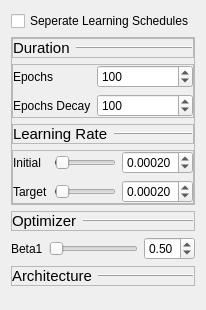
               <widget class="QWidget" name="scrollAreaWidgetContents_6">
                <property name="geometry">
                 <rect>
                  <x>0</x>
                  <y>0</y>
                  <width>191</width>
                  <height>310</height>
                 </rect>
                </property>
                <layout class="QVBoxLayout" name="verticalLayout_36">
                 <item>
                  <widget class="QCheckBox" name="separate_lr_schedules">
                   <property name="text">
                    <string>Seperate Learning Schedules</string>
                   </property>
                  </widget>
                 </item>
                 <item>
                  <widget class="QFrame" name="disc_schedule_box">
                   <property name="frameShape">
                    <enum>QFrame::StyledPanel</enum>
                   </property>
                   <property name="frameShadow">
                    <enum>QFrame::Raised</enum>
                   </property>
                   <layout class="QVBoxLayout" name="verticalLayout_38">
                    <property name="leftMargin">
                     <number>0</number>
                    </property>
                    <property name="topMargin">
                     <number>0</number>
                    </property>
                    <property name="rightMargin">
                     <number>0</number>
                    </property>
                    <property name="bottomMargin">
                     <number>0</number>
                    </property>
                    <item>
                     <widget class="QFrame" name="frame_42">
                      <property name="frameShape">
                       <enum>QFrame::StyledPanel</enum>
                      </property>
                      <property name="frameShadow">
                       <enum>QFrame::Raised</enum>
                      </property>
                      <layout class="QHBoxLayout" name="horizontalLayout_42">
                       <property name="leftMargin">
                        <number>0</number>
                       </property>
                       <property name="topMargin">
                        <number>0</number>
                       </property>
                       <property name="rightMargin">
                        <number>0</number>
                       </property>
                       <property name="bottomMargin">
                        <number>0</number>
                       </property>
                       <item>
                        <widget class="QLabel" name="label_61">
                         <property name="sizePolicy">
                          <sizepolicy hsizetype="Maximum" vsizetype="Preferred">
                           <horstretch>0</horstretch>
                           <verstretch>0</verstretch>
                          </sizepolicy>
                         </property>
                         <property name="font">
                          <font>
                           <pointsize>11</pointsize>
                          </font>
                         </property>
                         <property name="frameShape">
                          <enum>QFrame::NoFrame</enum>
                         </property>
                         <property name="frameShadow">
                          <enum>QFrame::Raised</enum>
                         </property>
                         <property name="text">
                          <string>Duration</string>
                         </property>
                        </widget>
                       </item>
                       <item>
                        <widget class="Line" name="line_15">
                         <property name="frameShadow">
                          <enum>QFrame::Raised</enum>
                         </property>
                         <property name="orientation">
                          <enum>Qt::Horizontal</enum>
                         </property>
                        </widget>
                       </item>
                      </layout>
                     </widget>
                    </item>
                    <item>
                     <widget class="QFrame" name="frame_21">
                      <property name="sizePolicy">
                       <sizepolicy hsizetype="Preferred" vsizetype="Maximum">
                        <horstretch>0</horstretch>
                        <verstretch>0</verstretch>
                       </sizepolicy>
                      </property>
                      <property name="frameShape">
                       <enum>QFrame::StyledPanel</enum>
                      </property>
                      <property name="frameShadow">
                       <enum>QFrame::Raised</enum>
                      </property>
                      <layout class="QFormLayout" name="formLayout_11">
                       <property name="leftMargin">
                        <number>0</number>
                       </property>
                       <property name="topMargin">
                        <number>0</number>
                       </property>
                       <property name="rightMargin">
                        <number>0</number>
                       </property>
                       <property name="bottomMargin">
                        <number>0</number>
                       </property>
                       <item row="0" column="0">
                        <widget class="QLabel" name="label_34">
                         <property name="text">
                          <string>Epochs</string>
                         </property>
                        </widget>
                       </item>
                       <item row="0" column="1">
                        <widget class="QSpinBox" name="disc_epochs">
                         <property name="minimum">
                          <number>1</number>
                         </property>
                         <property name="maximum">
                          <number>999999</number>
                         </property>
                         <property name="value">
                          <number>100</number>
                         </property>
                        </widget>
                       </item>
                       <item row="1" column="0">
                        <widget class="QLabel" name="label_35">
                         <property name="text">
                          <string>Epochs Decay</string>
                         </property>
                        </widget>
                       </item>
                       <item row="1" column="1">
                        <widget class="QSpinBox" name="disc_epochs_decay">
                         <property name="minimum">
                          <number>1</number>
                         </property>
                         <property name="maximum">
                          <number>999999</number>
                         </property>
                         <property name="value">
                          <number>100</number>
                         </property>
                        </widget>
                       </item>
                      </layout>
                     </widget>
                    </item>
                    <item>
                     <widget class="QFrame" name="frame_43">
                      <property name="frameShape">
                       <enum>QFrame::StyledPanel</enum>
                      </property>
                      <property name="frameShadow">
                       <enum>QFrame::Raised</enum>
                      </property>
                      <layout class="QHBoxLayout" name="horizontalLayout_43">
                       <property name="leftMargin">
                        <number>0</number>
                       </property>
                       <property name="topMargin">
                        <number>0</number>
                       </property>
                       <property name="rightMargin">
                        <number>0</number>
                       </property>
                       <property name="bottomMargin">
                        <number>0</number>
                       </property>
                       <item>
                        <widget class="QLabel" name="label_62">
                         <property name="sizePolicy">
                          <sizepolicy hsizetype="Maximum" vsizetype="Preferred">
                           <horstretch>0</horstretch>
                           <verstretch>0</verstretch>
                          </sizepolicy>
                         </property>
                         <property name="font">
                          <font>
                           <pointsize>11</pointsize>
                          </font>
                         </property>
                         <property name="frameShape">
                          <enum>QFrame::NoFrame</enum>
                         </property>
                         <property name="frameShadow">
                          <enum>QFrame::Raised</enum>
                         </property>
                         <property name="text">
                          <string>Learning Rate</string>
                         </property>
                        </widget>
                       </item>
                       <item>
                        <widget class="Line" name="line_16">
                         <property name="frameShadow">
                          <enum>QFrame::Raised</enum>
                         </property>
                         <property name="orientation">
                          <enum>Qt::Horizontal</enum>
                         </property>
                        </widget>
                       </item>
                      </layout>
                     </widget>
                    </item>
                    <item>
                     <widget class="QFrame" name="frame_46">
                      <property name="frameShape">
                       <enum>QFrame::StyledPanel</enum>
                      </property>
                      <property name="frameShadow">
                       <enum>QFrame::Raised</enum>
                      </property>
                      <layout class="QFormLayout" name="formLayout_10">
                       <property name="leftMargin">
                        <number>0</number>
                       </property>
                       <property name="topMargin">
                        <number>0</number>
                       </property>
                       <property name="rightMargin">
                        <number>0</number>
                       </property>
                       <property name="bottomMargin">
                        <number>0</number>
                       </property>
                       <item row="0" column="0">
                        <widget class="QLabel" name="label_7">
                         <property name="text">
                          <string>Initial</string>
                         </property>
                        </widget>
                       </item>
                       <item row="1" column="0">
                        <widget class="QLabel" name="label_36">
                         <property name="text">
                          <string>Target</string>
                         </property>
                        </widget>
                       </item>
                       <item row="0" column="1">
                        <layout class="QHBoxLayout" name="horizontalLayout_24">
                         <item>
                          <widget class="QSlider" name="disc_lr_initial_slider">
                           <property name="maximum">
                            <number>100</number>
                           </property>
                           <property name="value">
                            <number>2</number>
                           </property>
                           <property name="orientation">
                            <enum>Qt::Horizontal</enum>
                           </property>
                          </widget>
                         </item>
                         <item>
                          <widget class="QDoubleSpinBox" name="disc_lr_initial">
                           <property name="decimals">
                            <number>5</number>
                           </property>
                           <property name="minimum">
                            <double>0.000000000000000</double>
                           </property>
                           <property name="maximum">
                            <double>0.100000000000000</double>
                           </property>
                           <property name="singleStep">
                            <double>0.000100000000000</double>
                           </property>
                           <property name="value">
                            <double>0.000200000000000</double>
                           </property>
                          </widget>
                         </item>
                        </layout>
                       </item>
                       <item row="1" column="1">
                        <layout class="QHBoxLayout" name="horizontalLayout_25">
                         <item>
                          <widget class="QSlider" name="disc_lr_target_slider">
                           <property name="maximum">
                            <number>100</number>
                           </property>
                           <property name="value">
                            <number>2</number>
                           </property>
                           <property name="orientation">
                            <enum>Qt::Horizontal</enum>
                           </property>
                          </widget>
                         </item>
                         <item>
                          <widget class="QDoubleSpinBox" name="disc_lr_target">
                           <property name="decimals">
                            <number>5</number>
                           </property>
                           <property name="minimum">
                            <double>0.000000000000000</double>
                           </property>
                           <property name="maximum">
                            <double>0.100000000000000</double>
                           </property>
                           <property name="singleStep">
                            <double>0.000100000000000</double>
                           </property>
                           <property name="value">
                            <double>0.000200000000000</double>
                           </property>
                          </widget>
                         </item>
                        </layout>
                       </item>
                      </layout>
                     </widget>
                    </item>
                   </layout>
                  </widget>
                 </item>
                 <item>
                  <widget class="QFrame" name="frame_44">
                   <property name="frameShape">
                    <enum>QFrame::StyledPanel</enum>
                   </property>
                   <property name="frameShadow">
                    <enum>QFrame::Raised</enum>
                   </property>
                   <layout class="QHBoxLayout" name="horizontalLayout_44">
                    <property name="leftMargin">
                     <number>0</number>
                    </property>
                    <property name="topMargin">
                     <number>0</number>
                    </property>
                    <property name="rightMargin">
                     <number>0</number>
                    </property>
                    <property name="bottomMargin">
                     <number>0</number>
                    </property>
                    <item>
                     <widget class="QLabel" name="label_63">
                      <property name="sizePolicy">
                       <sizepolicy hsizetype="Maximum" vsizetype="Preferred">
                        <horstretch>0</horstretch>
                        <verstretch>0</verstretch>
                       </sizepolicy>
                      </property>
                      <property name="font">
                       <font>
                        <pointsize>11</pointsize>
                       </font>
                      </property>
                      <property name="frameShape">
                       <enum>QFrame::NoFrame</enum>
                      </property>
                      <property name="frameShadow">
                       <enum>QFrame::Raised</enum>
                      </property>
                      <property name="text">
                       <string>Optimizer</string>
                      </property>
                     </widget>
                    </item>
                    <item>
                     <widget class="Line" name="line_17">
                      <property name="frameShadow">
                       <enum>QFrame::Raised</enum>
                      </property>
                      <property name="orientation">
                       <enum>Qt::Horizontal</enum>
                      </property>
                     </widget>
                    </item>
                   </layout>
                  </widget>
                 </item>
                 <item>
                  <layout class="QFormLayout" name="formLayout_14">
                   <item row="0" column="0">
                    <widget class="QLabel" name="label_15">
                     <property name="text">
                      <string>Beta1</string>
                     </property>
                    </widget>
                   </item>
                   <item row="0" column="1">
                    <layout class="QHBoxLayout" name="horizontalLayout_26">
                     <item>
                      <widget class="QSlider" name="disc_optim_beta1_slider">
                       <property name="maximum">
                        <number>250</number>
                       </property>
                       <property name="orientation">
                        <enum>Qt::Horizontal</enum>
                       </property>
                      </widget>
                     </item>
                     <item>
                      <widget class="QDoubleSpinBox" name="disc_optim_beta1">
                       <property name="maximum">
                        <double>2.500000000000000</double>
                       </property>
                       <property name="singleStep">
                        <double>0.100000000000000</double>
                       </property>
                       <property name="value">
                        <double>0.500000000000000</double>
                       </property>
                      </widget>
                     </item>
                    </layout>
                   </item>
                  </layout>
                 </item>
                 <item>
                  <widget class="QFrame" name="frame_45">
                   <property name="frameShape">
                    <enum>QFrame::StyledPanel</enum>
                   </property>
                   <property name="frameShadow">
                    <enum>QFrame::Raised</enum>
                   </property>
                   <layout class="QHBoxLayout" name="horizontalLayout_45">
                    <property name="leftMargin">
                     <number>0</number>
                    </property>
                    <property name="topMargin">
                     <number>0</number>
                    </property>
                    <property name="rightMargin">
                     <number>0</number>
                    </property>
                    <property name="bottomMargin">
                     <number>0</number>
                    </property>
                    <item>
                     <widget class="QLabel" name="label_64">
                      <property name="sizePolicy">
                       <sizepolicy hsizetype="Maximum" vsizetype="Preferred">
                        <horstretch>0</horstretch>
                        <verstretch>0</verstretch>
                       </sizepolicy>
                      </property>
                      <property name="font">
                       <font>
                        <pointsize>11</pointsize>
                       </font>
                      </property>
                      <property name="frameShape">
                       <enum>QFrame::NoFrame</enum>
                      </property>
                      <property name="frameShadow">
                       <enum>QFrame::Raised</enum>
                      </property>
                      <property name="text">
                       <string>Architecture</string>
                      </property>
                     </widget>
                    </item>
                    <item>
                     <widget class="Line" name="line_18">
                      <property name="frameShadow">
                       <enum>QFrame::Raised</enum>
                      </property>
                      <property name="orientation">
                       <enum>Qt::Horizontal</enum>
                      </property>
                     </widget>
                    </item>
                   </layout>
                  </widget>
                 </item>
                 <item>
                  <spacer name="verticalSpacer_2">
                   <property name="orientation">
                    <enum>Qt::Vertical</enum>
                   </property>
                   <property name="sizeHint" stdset="0">
                    <size>
                     <width>20</width>
                     <height>40</height>
                    </size>
                   </property>
                  </spacer>
                 </item>
                </layout>
               </widget>
